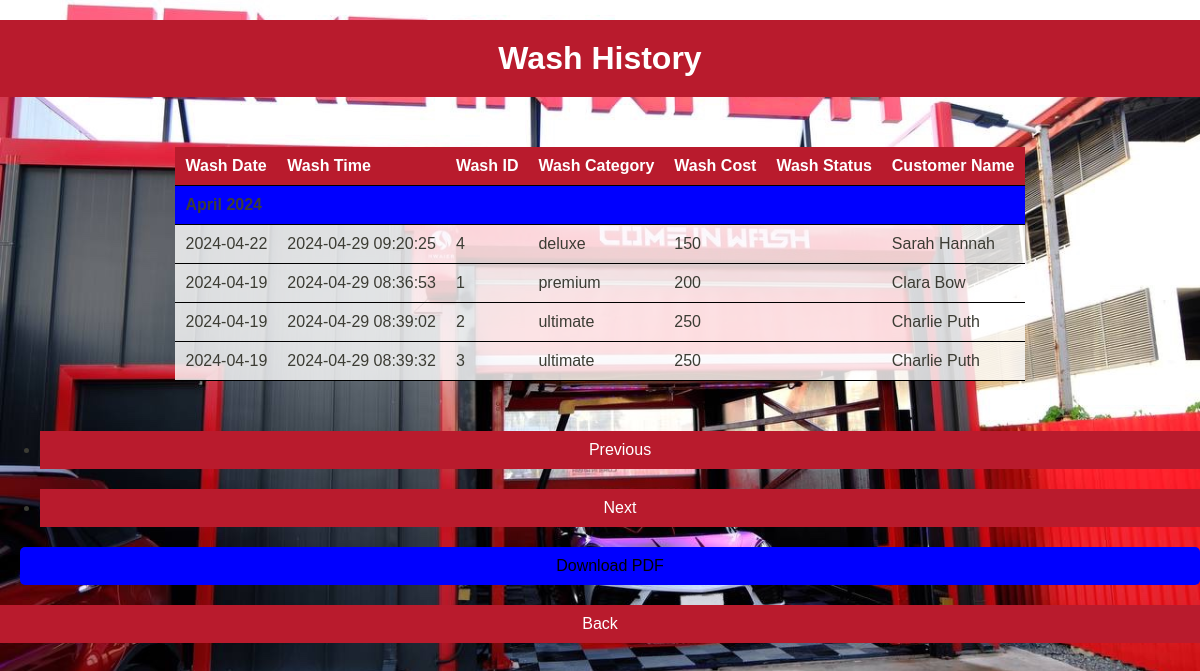
/wash_history.php (signed in), run on the app's committed database.
### tables this page shows
CREATE TABLE `washing` (
  `Wash_id` int(11) NOT NULL,
  `User_id` int(5) NOT NULL,
  `Wcategory` varchar(30) NOT NULL,
  `Wcost` double(10,2) NOT NULL,
  `Wcarsize` varchar(10) NOT NULL,
  `Wdate` date NOT NULL,
  `Wtime` timestamp NOT NULL DEFAULT current_timestamp(),
  `Wnotesbefore` varchar(300) DEFAULT NULL,
  `Wnotesafter` varchar(300) DEFAULT NULL
);

CREATE TABLE `tbl_user` (
  `User_id` int(5) NOT NULL,
  `Ufname` varchar(40) NOT NULL,
  `Usname` varchar(40) NOT NULL,
  `Umobile` varchar(13) NOT NULL,
  `Uemail` varchar(50) NOT NULL,
  `Upass` varchar(256) NOT NULL,
  `Ucity` varchar(50) NOT NULL,
  `Uprovince` varchar(50) NOT NULL,
  `Ucreation` timestamp NOT NULL DEFAULT current_timestamp() ON UPDATE current_timestamp(),
  `Utype` varchar(20) NOT NULL
);

### wash_history.php (the view, shortened to what this page needs)
<?php
require 'custconxpdo.php';
$limit = 10;
$page = isset($_GET['page']) ? $_GET['page'] : 1;
$offset = ($page - 1) * $limit;
$sql = "SELECT washing.*, tbl_user.*
        FROM washing
        LEFT JOIN tbl_user ON washing.User_id = tbl_user.User_id
        ORDER BY washing.Wdate DESC
        LIMIT :limit OFFSET :offset";
try {
    $stmt = $pdo->prepare($sql);
    $stmt->bindParam(':limit', $limit, PDO::PARAM_INT);
    $stmt->bindParam(':offset', $offset, PDO::PARAM_INT);
    $stmt->execute();
    $wash_history = $stmt->fetchAll(PDO::FETCH_ASSOC);
} catch (PDOException $e) {
    echo "Error: " . $e->getMessage();
}
?>
<!DOCTYPE html>
<html lang="en">
<head>
    <link rel="stylesheet" href="assets/css/mainstyle.css">
</head>
<body>
    <h1>Wash History</h1>
    <?php if (!empty($wash_history)): ?>
        <table>
            <thead>
            <tr>
                <th>Wash Date</th>
                <th>Wash Time</th>
                <th>Wash ID</th>
                <th>Wash Category</th>
                <th>Wash Cost</th>
                <th>Wash Status</th>
                <th>Customer Name</th>
            </tr>
        </thead>
        <tbody>
            <?php $currentMonth = '';
            foreach ($wash_history as $wash):
                $washDate = date('F Y', strtotime($wash['Wdate']));
                if ($currentMonth != $washDate) {
                    $currentMonth = $washDate;
                    echo '<tr style="background-color: blue;"><td colspan="7"><strong>' . $currentMonth . '</strong></td></tr>';
            }
             ?>
                <tr>
                    <td><?php echo $wash['Wdate']; ?></td>
                    <td><?php echo $wash['Wtime']; ?></td>
                    <td><?php echo $wash['Wash_id']; ?></td>
                    <td><?php echo $wash['Wcategory']; ?></td>
                    <td><?php echo $wash['Wcost']; ?></td>
                    <td><?php echo $wash['Wstatus']; ?></td>
                    <td><?php echo $wash['Ufname'] . " " . $wash['Usname']; ?></td>
                </tr>
            <?php endforeach; ?>
              </tbody>
        </table>
        <nav aria-label="Page navigation">
            <ul class="pagination justify-content-center">
               <li class="page-item <?php echo ($page <= 1 ? 'disabled' : ''); ?>">
                  <a class="page-link" href="?page=<?php echo ($page - 1); ?>" tabindex="-1">Previous</a>
               </li>
               <li class="page-item">
                  <a class="page-link" href="?page=<?php echo ($page + 1); ?>">Next</a>
               </li>
            </ul>
        </nav>
        <a id="download" href="history_pdf.php" target="_blank" class="btn btn-primary">Download PDF</a>
    <?php else: ?>
        <p style="color: white;">No wash history available.</p>
    <?php endif; ?>
    <a href="reports.php">Back</a>
</body>
</html>

### assets/css/mainstyle.css (style rules this page uses)
body { font-family: 'Poppins', Arial, sans-serif; background-size: cover; background-image: url('assets/img/backdrop.jpg'); color: #3c3c34; margin: 0; padding: 0; }
table { margin: 50px auto; border-collapse: collapse; background-color: rgba(255, 255, 255, 0.8); }
th, td { padding: 10px; text-align: left; border-bottom: 1px solid #000000; }
th { background-color: #b91b2d; color: #ffffff; }
h1 { background-color: #b91b2d; color: #ffffff; text-align: center; padding: 20px; margin-top: 20px; }
a { display: block; text-align: center; margin-top: 20px; color: #c10c23; text-decoration: none; background-color: #b91b2d; color: #ffffff; padding: 10px; }

### wash_history.php (style rules this page uses)
body { background-color: black; height: 100%; overflow-y: auto; }
#download { background-color: blue; color: black; padding: 10px 20px; border: none; border-radius: 5px; cursor: pointer; transition: background-color 0.3s ease; margin-left: 20px; }

### data on the page
washing: Wdate "April 2024", Wdate "2024-04-22", Wtime "2024-04-29 09:20:25", Wash_id "4", Wcategory "deluxe", Wcost "150", User.Ufname "Sarah", User.Usname "Hannah"
washing: Wdate "2024-04-19", Wtime "2024-04-29 08:36:53", Wash_id "1", Wcategory "premium", Wcost "200", User.Ufname "Clara", User.Usname "Bow"
washing: Wdate "2024-04-19", Wtime "2024-04-29 08:39:02", Wash_id "2", Wcategory "ultimate", Wcost "250", User.Ufname "Charlie", User.Usname "Puth"
washing: Wdate "2024-04-19", Wtime "2024-04-29 08:39:32", Wash_id "3", Wcategory "ultimate", Wcost "250", User.Ufname "Charlie", User.Usname "Puth"
